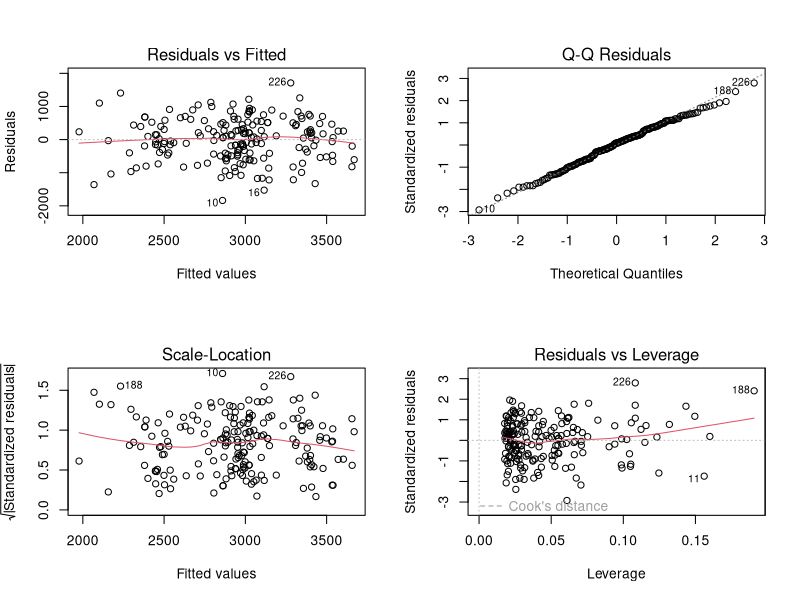
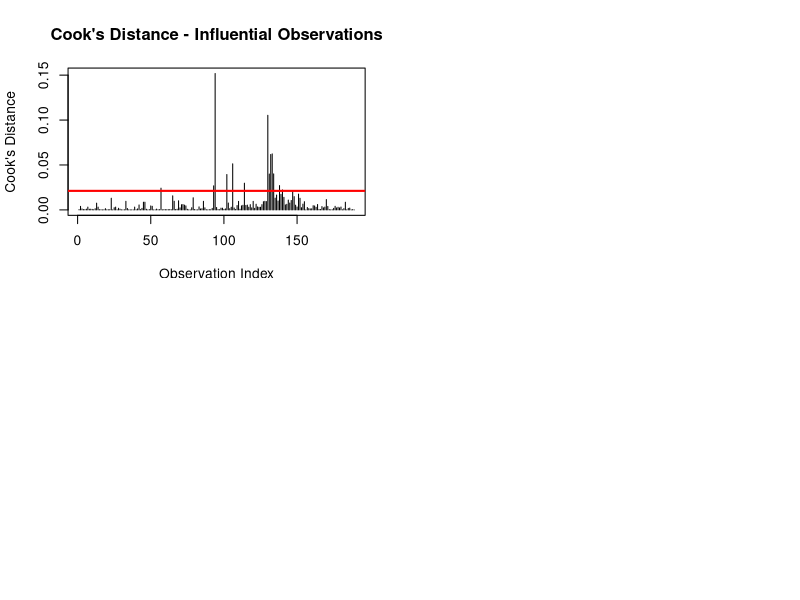
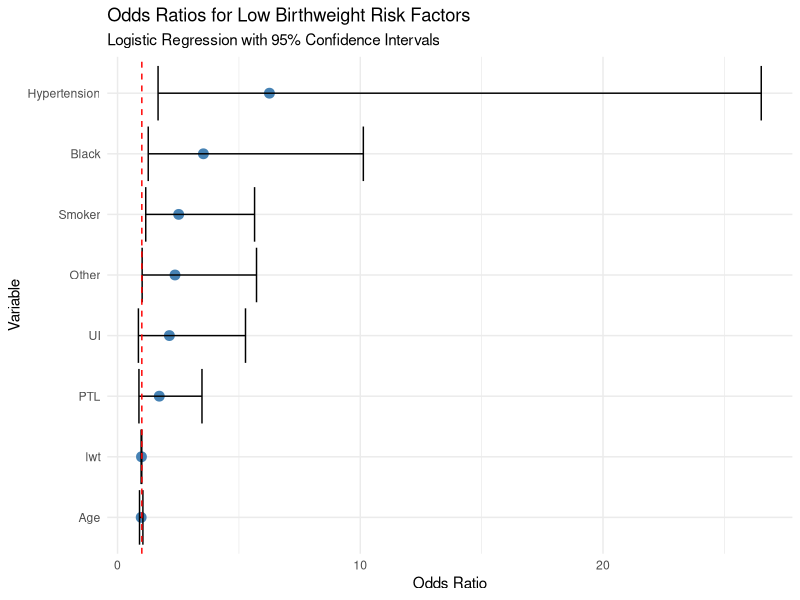
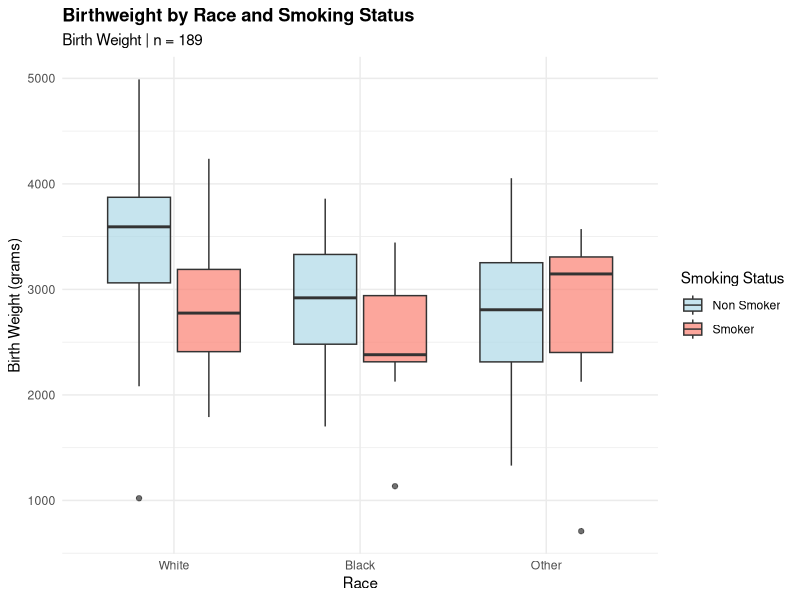
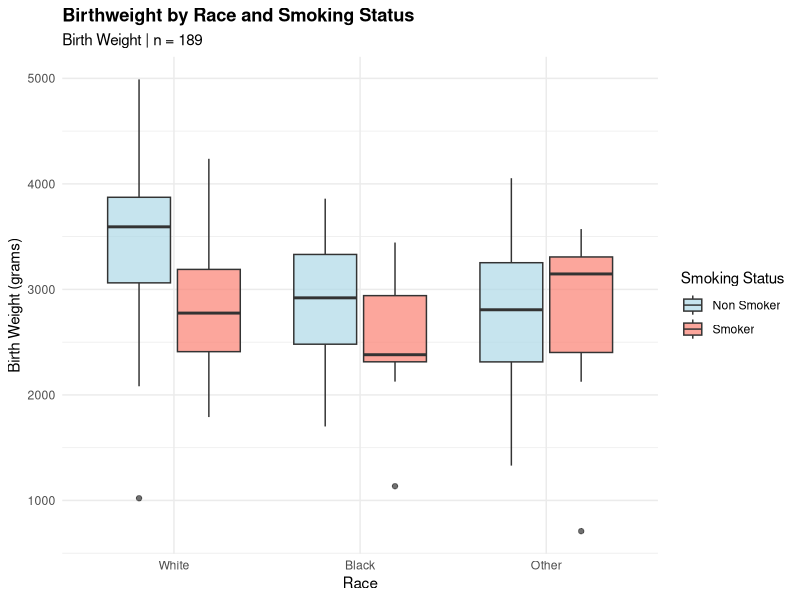
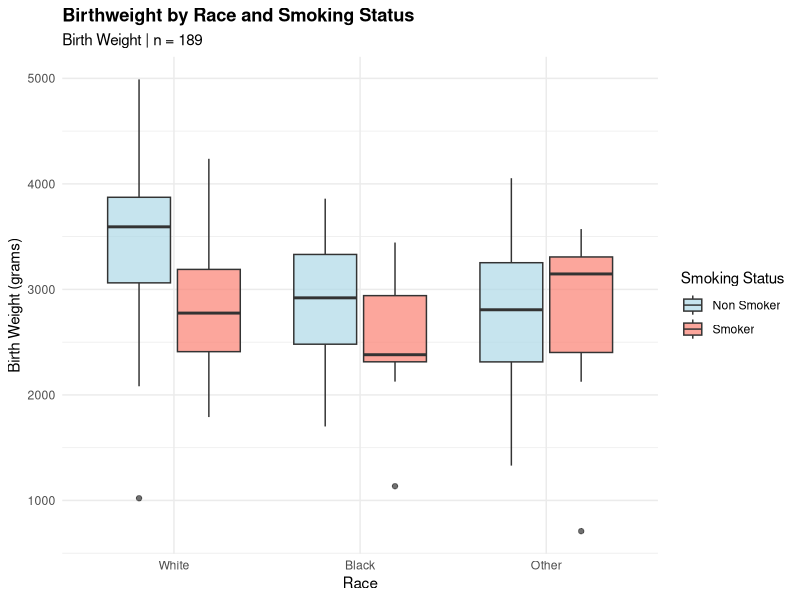

These figures' R source, in order:
# Birth Weight Analysis
# Dataset: birthwt (MASS package)
# Author: Ezra Komen Kipyegon
# Description: Exploring risk factors associated with low infant birth weight using statistical summaries and visualisations in R.

# Loading required packages
library(MASS)
library(ggplot2)

# Load dataset
data(birthwt)

# Preview the data
head(birthwt)
str(birthwt)

# convert categorical variables to factors
birthwt$race<-factor(birthwt$race,levels=c(1,2,3),labels=c("White","Black","Other"))
birthwt$smoke<-factor(birthwt$smoke,levels=c(0,1),labels=c("Non Smoker","Smoker"))
birthwt$ui<-factor(birthwt$ui,levels=c(0,1),labels=c("No","Yes"))
birthwt$low<-factor(birthwt$low,levels=c(0,1),labels=c("Normal","Low"))
birthwt$ht<-factor(birthwt$ht,levels=c(0,1),labels=c("No","Yes"))

# Summary statistics for all variables
summary(birthwt)

# Fit the model
model_multi<-lm(bwt~lwt+smoke+age+ui+race+ht+ptl,data=birthwt)
summary(model_multi)

# Diagnostic plots
par(mfrow = c(2, 2))
plot(model_multi)

# Identify influential observations
cooksd <- cooks.distance(model_multi)

# Plot cook's distance 
plot(cooksd, type = "h",
     main = "Cook's Distance - Influential Observations",
     xlab = "Observation Index",
     ylab = "Cook's Distance")
abline(h = 4/nrow(birthwt), col = "Red", lwd = 2)

# Print which observations are influential
influential <- which(cooksd > 4/nrow(birthwt))

# Examine those rows
birthwt[influential, ]

# Compare the model with and without influential points
model_clean <- lm(bwt~lwt+smoke+age+ui+race+ht+ptl,data=birthwt[- influential, ])

# Compare coefficients side by side
data.frame(Variable = names(coef(model_multi)),
           With_Influential = round(coef(model_multi), 2),
           Without_Influential = round(coef(model_clean), 2))

# Ensure response variable is binary
birthwt$low <- factor(birthwt$low, levels = c("Normal", "Low"))

# Logistic regression predicting low birthweight
model_logit <- glm(low~lwt+smoke+age+ui+race+ht+ptl,data=birthwt, family = binomial)
summary(model_logit)

# Odds ratio with confidence intervals
odds_ratios <- exp(cbind(
  OR = coef(model_logit),
  confint(model_logit)
))
round(odds_ratios, 3)
odds_ratios

# Model with smoking * race interaction
model_interact <- glm(low~lwt+smoke*race+age+ui+ht+ptl,data=birthwt, family = binomial)
summary(model_interact)

# Compare models using AIC
AIC(model_logit, model_interact)

# OR Forest Plot- the signature visual of epidemiology
or_df <- data.frame(Variable = c("lwt", "Smoker", "Age", "UI", "Black", "Other", "Hypertension", "PTL"),
                    OR = c(0.985, 2.518, 0.973, 2.135, 3.537, 2.367, 6.257, 1.719),
                    Lower = c(0.971, 1.161, 0.905, 0.859, 1.264, 1.013, 1.669, 0.881),
                    Upper = c(0.998, 5.645, 1.044, 5.271, 10.126, 5.725, 26.520, 3.478)
)
ggplot(or_df, aes(x = OR, y = reorder(Variable, OR))) +
  geom_point(size = 3, color = "steelblue") +
  geom_errorbarh(aes(xmin = Lower, xmax = Upper), width = 0.2) +
  geom_vline(xintercept = 1, linetype = "dashed", color = "red") +
  labs(title = "Odds Ratios for Low Birthweight Risk Factors",
       subtitle = "Logistic Regression with 95% Confidence Intervals",
       x = "Odds Ratio",
       y = "Variable") +
  theme_minimal()

# Birthweight by smoking and race combined
ggplot(birthwt, aes(x = race, y = bwt, fill = smoke)) +
  geom_boxplot(alpha = 0.7) +
  scale_fill_manual(values = c("lightblue", "salmon")) +
  labs(title = "Birthweight by Race and Smoking Status",
       subtitle = "Birth Weight | n = 189",
       x = "Race",
       y = "Birth Weight (grams)",
       fill = "Smoking Status") +
  theme_minimal() +
  theme(plot.title = element_text(face = "bold"))

# Saving plots
# forest plot
ggsave("forest_plot_OR.png", width = 8, height = 5, dpi = 300)
# combined boxplot
ggsave("birthweight_race_smoking.png", width = 8, height = 5, dpi = 300)
